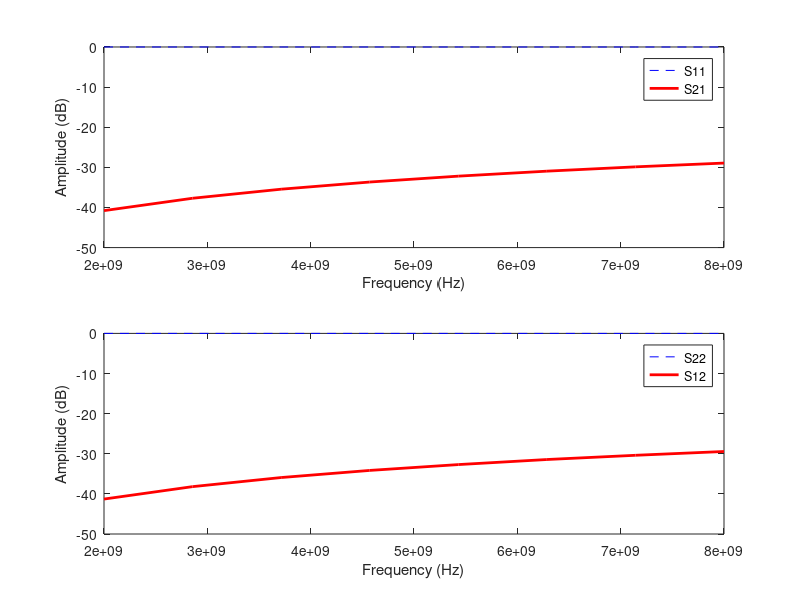

Source code (MATLAB):
% Matlab script for viewing S-parameter results
% Generated with InductEx v.7.1.30 (8.0 beta) on 2025/10/20
S11=[-0.000341822,-0.000696564,-0.00117279,-0.00176703,-0.00247368,-0.00330123,-0.00421842,-0.00524418];

S12=[-41.2919,-38.1943,-35.927,-34.1532,-32.6984,-31.4355,-30.3819,-29.4351];

S21=[-40.7881,-37.7028,-35.4455,-33.6594,-32.1929,-30.95,-29.875,-28.9322];

S22=[-0.000341822,-0.000696564,-0.00117279,-0.00176703,-0.00247368,-0.00330123,-0.00421842,-0.00524418];

freq=[2E9,2.85714E9,3.71429E9,4.57143E9,5.42857E9,6.28571E9,7.14286E9,8E9];

figure(1);
subplot(2,1,1);
plot(freq,S11,'b--',freq,S21,'r-','LineWidth',2);
legend('S11','S21');
xlabel('Frequency (Hz)');
ylabel('Amplitude (dB)');

figure(1);
subplot(2,1,2);
plot(freq,S22,'b--',freq,S12,'r-','LineWidth',2);
legend('S22','S12');
xlabel('Frequency (Hz)');
ylabel('Amplitude (dB)');
